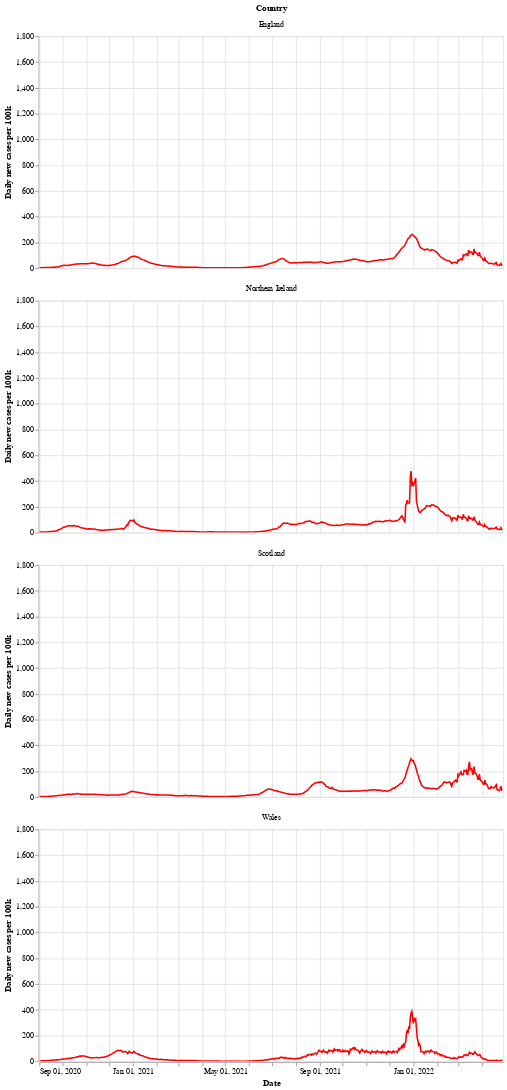

Write notebook code for a chart like this one.
### Markdown cell above
Next is a bar chart of the number of new cases in each country (per 100k population), with the 7 day moving average of cases. Again we see that Wales saw a longer period of raising and falling cases compared to the other countries.

After a period of cases falling, each nation is now seeing a rise in the number of cases - especially in Wales.

### Code cell
# collapse
bars = alt.Chart(uk_cases).mark_bar().encode(
    x=alt.X("yearmonthdate(date):T", axis=alt.Axis(title='Date')),
    y=alt.Y("newCasesRate:Q", axis=alt.Axis(title='Daily new cases per 100k')),
    tooltip='newCasesRate',
    color=alt.condition(
        alt.datum.dailyChange > 0,
        alt.value("orange"),  # The positive color
        alt.value("blue")  # The negative color
    )
).properties(title='New cases per 100k population with rolling 7 day average', width=600).interactive()
line = alt.Chart(uk_cases).mark_line(
    color='red',
    size=2,
).transform_window(
    rolling_mean='mean(newCasesRate)',
    frame=[0, 7],
    groupby=['areaName']
).encode(
    x='yearmonthdate(date):T',
    y='rolling_mean:Q'
)
alt.layer(line, bars, data=uk_cases).facet(alt.Row('areaName', title='Country'), columns=1)

### Figure 1 — Vega-Lite specification as saved in the notebook (floating-point values rounded to 4 significant figures; data arrays with more than 128 entries replaced by an {"elided": "..."} marker saying what was removed)
{"config": {"view": {"continuousWidth": 400, "continuousHeight": 300}}, "data": {"name": "data-2fe957f3183bff5be9df58859cc970c1"}, "facet": {"type": "nominal", "field": "areaName", "title": "Country"}, "spec": {"layer": [{"mark": {"type": "line", "color": "red", "size": 2}, "encoding": {"x": {"type": "temporal", "field": "date", "timeUnit": "yearmonthdate"}, "y": {"type": "quantitative", "field": "rolling_mean"}}, "transform": [{"window": [{"op": "mean", "field": "newCasesRate", "as": "rolling_mean"}], "frame": [0, 7], "groupby": ["areaName"]}]}, {"mark": "bar", "encoding": {"color": {"condition": {"value": "orange", "test": "(datum.dailyChange > 0)"}, "value": "blue"}, "tooltip": {"type": "quantitative", "field": "newCasesRate"}, "x": {"type": "temporal", "axis": {"title": "Date"}, "field": "date", "timeUnit": "yearmonthdate"}, "y": {"type": "quantitative", "axis": {"title": "Daily new cases per 100k"}, "field": "newCasesRate"}}, "selection": {"selector002": {"type": "interval", "bind": "scales", "encodings": ["x", "y"]}}, "title": "New cases per 100k population with rolling 7 day average", "width": 600}]}, "columns": 1, "$schema": "https://vega.github.io/schema/vega-lite/v4.8.1.json", "datasets": {"data-2fe957f3183bff5be9df58859cc970c1": {"elided": "2416 records"}}}
